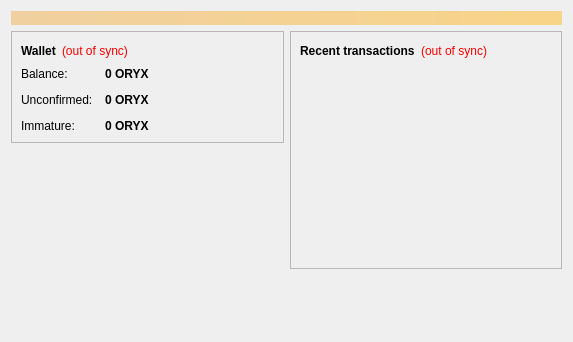
<?xml version="1.0" encoding="UTF-8"?>
<ui version="4.0">
 <class>OverviewPage</class>
 <widget class="QWidget" name="OverviewPage">
  <property name="geometry">
   <rect>
    <x>0</x>
    <y>0</y>
    <width>573</width>
    <height>342</height>
   </rect>
  </property>
  <property name="windowTitle">
   <string>Form</string>
  </property>
  <layout class="QVBoxLayout" name="topLayout">
   <item>
    <widget class="QLabel" name="labelAlerts">
     <property name="visible">
      <bool>false</bool>
     </property>
     <property name="styleSheet">
      <string notr="true">background-color: qlineargradient(x1: 0, y1: 0, x2: 1, y2: 0, stop:0 #F0D0A0, stop:1 #F8D488); color:#000000;</string>
     </property>
     <property name="wordWrap">
      <bool>true</bool>
     </property>
     <property name="margin">
      <number>3</number>
     </property>
    </widget>
   </item>
   <item>
    <layout class="QHBoxLayout" name="horizontalLayout" stretch="1,1">
     <item>
      <layout class="QVBoxLayout" name="verticalLayout_2">
       <item>
        <widget class="QFrame" name="frame">
         <property name="frameShape">
          <enum>QFrame::StyledPanel</enum>
         </property>
         <property name="frameShadow">
          <enum>QFrame::Raised</enum>
         </property>
         <layout class="QVBoxLayout" name="verticalLayout_4">
          <item>
           <layout class="QHBoxLayout" name="horizontalLayout_4">
            <item>
             <widget class="QLabel" name="label_5">
              <property name="font">
               <font>
                <weight>75</weight>
                <bold>true</bold>
               </font>
              </property>
              <property name="text">
               <string>Wallet</string>
              </property>
             </widget>
            </item>
            <item>
             <widget class="QLabel" name="labelWalletStatus">
              <property name="toolTip">
               <string>The displayed information may be out of date. Your wallet automatically synchronizes with the Oryxcoin network after a connection is established, but this process has not completed yet.</string>
              </property>
              <property name="styleSheet">
               <string notr="true">QLabel { color: red; }</string>
              </property>
              <property name="text">
               <string notr="true">(out of sync)</string>
              </property>
              <property name="alignment">
               <set>Qt::AlignLeading|Qt::AlignLeft|Qt::AlignVCenter</set>
              </property>
             </widget>
            </item>
            <item>
             <spacer name="horizontalSpacer_2">
              <property name="orientation">
               <enum>Qt::Horizontal</enum>
              </property>
              <property name="sizeHint" stdset="0">
               <size>
                <width>40</width>
                <height>20</height>
               </size>
              </property>
             </spacer>
            </item>
           </layout>
          </item>
          <item>
           <layout class="QFormLayout" name="formLayout_2">
            <property name="fieldGrowthPolicy">
             <enum>QFormLayout::AllNonFixedFieldsGrow</enum>
            </property>
            <property name="horizontalSpacing">
             <number>12</number>
            </property>
            <property name="verticalSpacing">
             <number>12</number>
            </property>
            <item row="0" column="0">
             <widget class="QLabel" name="label">
              <property name="text">
               <string>Balance:</string>
              </property>
             </widget>
            </item>
            <item row="0" column="1">
             <widget class="QLabel" name="labelBalance">
              <property name="font">
               <font>
                <weight>75</weight>
                <bold>true</bold>
               </font>
              </property>
              <property name="cursor">
               <cursorShape>IBeamCursor</cursorShape>
              </property>
              <property name="toolTip">
               <string>Your current balance</string>
              </property>
              <property name="text">
               <string notr="true">0 ORYX</string>
              </property>
              <property name="textInteractionFlags">
               <set>Qt::LinksAccessibleByMouse|Qt::TextSelectableByKeyboard|Qt::TextSelectableByMouse</set>
              </property>
             </widget>
            </item>
            <item row="1" column="0">
             <widget class="QLabel" name="label_3">
              <property name="text">
               <string>Unconfirmed:</string>
              </property>
             </widget>
            </item>
            <item row="1" column="1">
             <widget class="QLabel" name="labelUnconfirmed">
              <property name="font">
               <font>
                <weight>75</weight>
                <bold>true</bold>
               </font>
              </property>
              <property name="cursor">
               <cursorShape>IBeamCursor</cursorShape>
              </property>
              <property name="toolTip">
               <string>Total of transactions that have yet to be confirmed, and do not yet count toward the current balance</string>
              </property>
              <property name="text">
               <string notr="true">0 ORYX</string>
              </property>
              <property name="textInteractionFlags">
               <set>Qt::LinksAccessibleByMouse|Qt::TextSelectableByKeyboard|Qt::TextSelectableByMouse</set>
              </property>
             </widget>
            </item>
            <item row="2" column="0">
             <widget class="QLabel" name="labelImmatureText">
              <property name="text">
               <string>Immature:</string>
              </property>
             </widget>
            </item>
            <item row="2" column="1">
             <widget class="QLabel" name="labelImmature">
              <property name="font">
               <font>
                <weight>75</weight>
                <bold>true</bold>
               </font>
              </property>
              <property name="toolTip">
               <string>Mined balance that has not yet matured</string>
              </property>
              <property name="text">
               <string notr="true">0 ORYX</string>
              </property>
              <property name="textInteractionFlags">
               <set>Qt::LinksAccessibleByMouse|Qt::TextSelectableByKeyboard|Qt::TextSelectableByMouse</set>
              </property>
             </widget>
            </item>
           </layout>
          </item>
         </layout>
        </widget>
       </item>
       <item>
        <spacer name="verticalSpacer">
         <property name="orientation">
          <enum>Qt::Vertical</enum>
         </property>
         <property name="sizeHint" stdset="0">
          <size>
           <width>20</width>
           <height>40</height>
          </size>
         </property>
        </spacer>
       </item>
      </layout>
     </item>
     <item>
      <layout class="QVBoxLayout" name="verticalLayout_3">
       <item>
        <widget class="QFrame" name="frame_2">
         <property name="frameShape">
          <enum>QFrame::StyledPanel</enum>
         </property>
         <property name="frameShadow">
          <enum>QFrame::Raised</enum>
         </property>
         <layout class="QVBoxLayout" name="verticalLayout">
          <item>
           <layout class="QHBoxLayout" name="horizontalLayout_2">
            <item>
             <widget class="QLabel" name="label_4">
              <property name="text">
               <string>&lt;b&gt;Recent transactions&lt;/b&gt;</string>
              </property>
             </widget>
            </item>
            <item>
             <widget class="QLabel" name="labelTransactionsStatus">
              <property name="toolTip">
               <string>The displayed information may be out of date. Your wallet automatically synchronizes with the Oryxcoin network after a connection is established, but this process has not completed yet.</string>
              </property>
              <property name="styleSheet">
               <string notr="true">QLabel { color: red; }</string>
              </property>
              <property name="text">
               <string notr="true">(out of sync)</string>
              </property>
              <property name="alignment">
               <set>Qt::AlignRight|Qt::AlignTrailing|Qt::AlignVCenter</set>
              </property>
             </widget>
            </item>
            <item>
             <spacer name="horizontalSpacer">
              <property name="orientation">
               <enum>Qt::Horizontal</enum>
              </property>
              <property name="sizeHint" stdset="0">
               <size>
                <width>40</width>
                <height>20</height>
               </size>
              </property>
             </spacer>
            </item>
           </layout>
          </item>
          <item>
           <widget class="QListView" name="listTransactions">
            <property name="styleSheet">
             <string notr="true">QListView { background: transparent; }</string>
            </property>
            <property name="frameShape">
             <enum>QFrame::NoFrame</enum>
            </property>
            <property name="verticalScrollBarPolicy">
             <enum>Qt::ScrollBarAlwaysOff</enum>
            </property>
            <property name="horizontalScrollBarPolicy">
             <enum>Qt::ScrollBarAlwaysOff</enum>
            </property>
            <property name="selectionMode">
             <enum>QAbstractItemView::NoSelection</enum>
            </property>
           </widget>
          </item>
         </layout>
        </widget>
       </item>
       <item>
        <spacer name="verticalSpacer_2">
         <property name="orientation">
          <enum>Qt::Vertical</enum>
         </property>
         <property name="sizeHint" stdset="0">
          <size>
           <width>20</width>
           <height>40</height>
          </size>
         </property>
        </spacer>
       </item>
      </layout>
     </item>
    </layout>
   </item>
  </layout>
 </widget>
 <resources/>
 <connections/>
</ui>
